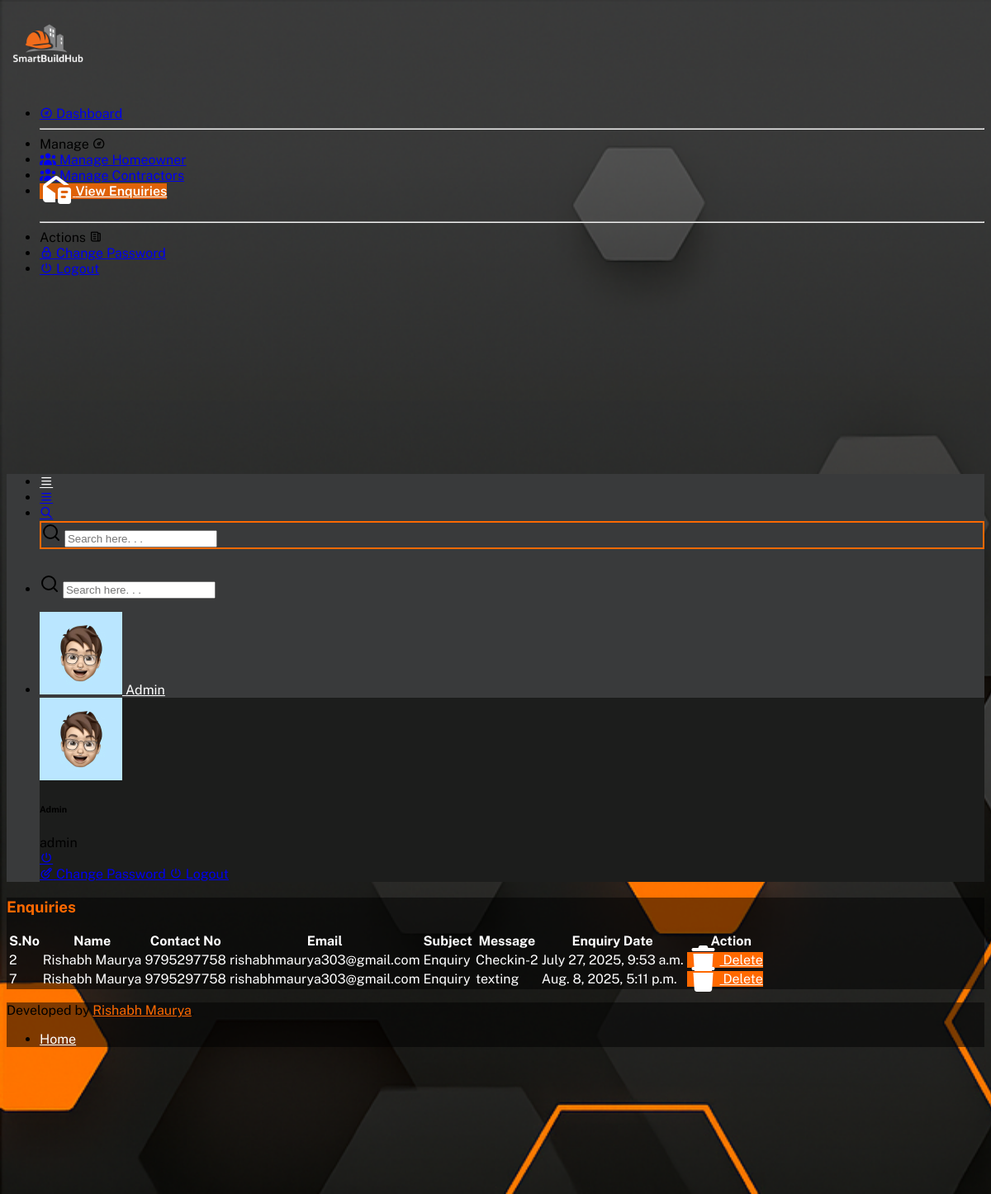
Screenshot of /adminapp/viewenq/ (signed in) with the database file from the repository.
### sbhapp/models.py (models this page shows)
class Enquiry(models.Model):
    id = models.AutoField(primary_key=True)
    name = models.CharField(max_length=100)
    contactno = models.CharField(max_length=15)
    email = models.EmailField(max_length=100)
    subject = models.CharField(max_length=200)
    message = models.TextField()
    enqdate = models.DateTimeField(auto_now_add=True)

### adminapp/views.py (the view)
# urls.py: path('viewenq/',views.viewenq,name='viewenq'),
@cache_control(no_cache=True, must_revalidate=True, no_store=True)
def viewenq(request):
    if not 'adminid' in request.session:
        messages.error(request,"You are not logged in")
        return redirect('adminlogin')
    adminid = request.session.get('adminid')
    enqs = Enquiry.objects.all()
    return render(request,'viewenq.html',{'enqs':enqs,'adminid':adminid})

### adminapp/templates/viewenq.html
{% extends 'adminbase.html' %}
{% block admin %}
<div class="row">
    <div class="col-sm-12">
        <h3 class="mt-4 mb-3" style="color: #ff6900;">Enquiries</h3>
        <div class="table-responsive">
            <table class="table">
                <tr class="hr">
                    <th class="ht">S.No</th>
                    <th class="ht">Name</th>
                    <th class="ht">Contact No</th>
                    <th class="ht">Email</th>
                    <th class="ht">Subject</th>
                    <th class="ht">Message</th>
                    <th class="ht">Enquiry Date</th>
                    <th class="ht">Action</th>
                </tr>
                {% for e in enqs %}
                <tr class="hr">
                    <td class="ht">{{e.id}}</td>
                    <td class="ht">{{e.name}}</td>
                    <td class="ht">{{e.contactno}}</td>
                    <td class="ht">{{e.email}}</td>
                    <td class="ht">{{e.subject}}</td>
                    <td class="ht">{{e.message}}</td>
                    <td class="ht">{{e.enqdate}}</td>
                    <td class="ht">
                        <a href="{% url 'delenq' id=e.id %}" class="btn btn1"><i
                                class="fa-solid fa-trash fa-2xl"></i>&nbsp;Delete</a>
                    </td>
                </tr>
                {% endfor %}
            </table>
        </div>
    </div>
</div>
{% endblock %}

### adminapp/templates/adminbase.html (shortened to what this page needs)
{% load static %}
<!DOCTYPE html>
<html lang="en">
<head>
  <link rel="stylesheet" href="{% static 'admin/assets/css/plugins/dataTables.bootstrap5.min.css' %}">
  <link rel="stylesheet" href="{% static 'admin/assets/fonts/tabler-icons.min.css' %}">
  <link rel="stylesheet" href="{% static 'admin/assets/fonts/feather.css' %}">
  <link rel="stylesheet" href="{% static 'admin/assets/fonts/fontawesome.css' %}">
  <link rel="stylesheet" href="{% static 'admin/assets/fonts/material.css' %}">
  <link rel="stylesheet" href="{% static 'admin/assets/css/style.css' %}" id="main-style-link">
  <link rel="stylesheet" href="{% static 'admin/assets/css/style-preset.css' %}">
  <link rel="stylesheet" href="https://cdnjs.cloudflare.com/ajax/libs/font-awesome/7.0.0/css/all.min.css"
 />
  <link rel="stylesheet" href="{% static 'css/style1.css' %}">
</head>
<body data-pc-preset="preset-1" data-pc-direction="ltr" data-pc-theme="ligth" class="text-light bg1">
  <nav class="pc-sidebar bg-dark bg1" style="border: none; box-shadow: none">
    <div class="navbar-wrapper">
      <div class="m-header">
        <a href="{% url 'index' %}" class="b-brand text-light">
          <img src="{% static 'images/smartbuild_Logo_dark.png' %}" style="height: 100px;" class="img-fluid mt-3"
            alt="">
        </a>
      </div>
      <div class="navbar-content">
        <ul class="pc-navbar">
          <li class="pc-item hv2">
            <a href="{% url 'admindash' %}" class="pc-link text-light">
              <span class="pc-micon"><i class="ti ti-dashboard"></i></span>
              <span class="pc-mtext">Dashboard</span>
            </a>
          </li>
          <hr>
          <li class="pc-item pc-caption text-light">
            <label>Manage</label>
            <i class="ti ti-dashboard"></i>
          </li>
          <li class="pc-item pc-hasmenu hv2">
            <a href="{% url 'managehomeowners' %}" class="pc-link text-light">
              <span class="pc-micon"><i class="fa-solid fa-users"></i></span>
              <span class="pc-mtext">Manage Homeowner</span>
            </a>
          </li>
          <li class="pc-item pc-hasmenu hv2">
            <a href="{% url 'managecontractors' %}" class="pc-link text-light">
              <span class="pc-micon"><i class="fa-solid fa-users"></i></span>
              <span class="pc-mtext">Manage Contractors</span>
            </a>
          </li>
          <li class="pc-item hv2">
            <a href="{% url 'viewenq' %}" class="pc-link text-light">
              <span class="pc-micon"><i class="fa-solid fa-envelope-open-text fa-2xl"></i></span>
              <span class="pc-mtext">View Enquiries</span>
            </a>
          </li>
          <br>
          <hr>
          <li class="pc-item pc-caption text-light">
            <label>Actions</label>
            <i class="ti ti-news"></i>
          </li>
          <li class="pc-item hv2">
            <a href="{% url 'changepassword' %}" class="pc-link text-light">
              <span class="pc-micon"><i class="ti ti-lock"></i></span>
              <span class="pc-mtext">Change Password</span>
            </a>
          </li>
          <li class="pc-item hv2">
            <a href="{% url 'adminlogout' %}" class="pc-link text-light">
              <span class="pc-micon"> <i class="ti ti-power"></i></span>
              <span class="pc-mtext">Logout</span>
            </a>
          </li>
        </ul>
      </div>
    </div>
  </nav>
  <header class="pc-header" style="border: none; box-shadow: none; background-color: #393a3b;">
    <div class="header-wrapper">
      <div class="me-auto pc-mob-drp">
        <ul class="list-unstyled">
          <li class="pc-h-item pc-sidebar-collapse">
            <a href="#" class="pc-head-link ms-0 hv1" id="sidebar-hide">
              <i class="ti ti-menu-2 ida"></i>
            </a>
          </li>
          <li class="pc-h-item pc-sidebar-popup">
            <a href="#" class="pc-head-link ms-0" id="mobile-collapse">
              <i class="ti ti-menu-2 text-white"></i>
            </a>
          </li>
          <li class="dropdown pc-h-item d-inline-flex d-md-none">
            <a class="pc-head-link dropdown-toggle arrow-none m-0" data-bs-toggle="dropdown" href="#" role="button"
              aria-haspopup="false" aria-expanded="false">
              <i class="ti ti-search text-light"></i>
            </a>
            <div class="dropdown-menu pc-h-dropdown drp-search">
              <form class="px-3">
                <div class="form-group mb-0 d-flex align-items-center place">
                  <i data-feather="search"></i>
                  <input type="search" class="form-control shadow-none" placeholder="Search here. . .">
                </div>
              </form>
            </div>
          </li>
          <li class="pc-h-item d-none d-md-inline-flex">
            <form class="header-search">
              <i data-feather="search" class="icon-search"></i>
              <input type="search" class="form-control" placeholder="Search here. . .">
            </form>
          </li>
        </ul>
      </div>
      <div class="ms-auto">
        <ul class="list-unstyled">
          <li class="dropdown pc-h-item header-user-profile">
            <a class="pc-head-link dropdown-toggle arrow-none me-0 hv4" data-bs-toggle="dropdown" href="#" role="button"
              aria-haspopup="false" data-bs-auto-close="outside" aria-expanded="false">
              <img src="{% static 'admin/assets/images/user/avatar-2.jpg' %}" alt="user-image" class="user-avtar">
              <span class="text-light">Admin</span>
            </a>
            <div class="dropdown-menu dropdown-user-profile dropdown-menu-end pc-h-dropdown"
              style="background-color: #1c1d1c;">
              <div class="dropdown-header">
                <div class="d-flex mb-1">
                  <div class="flex-shrink-0">
                    <img src="{% static 'admin/assets/images/user/avatar-2.jpg' %}" alt="user-image"
                      class="user-avtar wid-35">
                  </div>
                  <div class="flex-grow-1 ms-3">
                    <h6 class="mb-1  text-light">Admin</h6>
                    <span>{{adminid}}</span>
                  </div>
                  <a href="{% url 'adminlogout' %}" class="pc-head-link bg-transparent"><i
                      class="ti ti-power text-danger"></i></a>
                </div>
              </div>
              <div class="tab-content" id="mysrpTabContent">
                <div class="tab-pane fade show active" id="drp-tab-1" role="tabpanel" aria-labelledby="drp-t1"
                  tabindex="0">
                  <a href="{% url 'changepassword' %}" class="dropdown-item hv3">
                    <i class="ti ti-edit-circle text-light"></i>
                    <span class=" text-light">Change Password</span>
                  </a>
                  <a href="{% url 'adminlogout' %}" class="dropdown-item hv3">
                    <i class="ti ti-power  text-light"></i>
                    <span class=" text-light">Logout</span>
                  </a>
                </div>
              </div>
            </div>
          </li>
        </ul>
      </div>
    </div>
  </header>
  <div class="pc-container b1">
    <div class="pc-content">
      {% block admin %}
      {% endblock %}
    </div>
  </div>
  <footer class="pc-footer b1">
    <div class="footer-wrapper container-fluid">
      <div class="row">
        <div class="col-10 my-1">
          <p class="m-0">Developed by <a href="{% url 'aboutdev' %}" target="_blank" style="color: #ff6900;">Rishabh
              Maurya</a>.</p>
        </div>
        <div class="col-2 text-end my-1">
          <ul class="list-inline footer-link mb-0">
            <li class="list-inline-item"><a href="{% url 'index' %}" class="hv1">Home</a></li>
          </ul>
        </div>
      </div>
    </div>
  </footer>
</body>
</html>

### sbhapp/static/css/style.css (style rules this page uses)
body { overflow-x: hidden; }
.btn1 { height: 50px; margin-right: 15px; color: white; background-color: #ff6900; transition: ease-in-out .3s; }

### adminapp/static/css/style1.css (style rules this page uses)
body { font-family: 'Poppins', sans-serif; }
.bg1 { background-image: url('../images/bg.png'); background-size: cover; background-repeat: no-repeat; background-attachment: fixed; }
.b1 { background-image: linear-gradient(rgba(0, 0, 0, 0.5), rgba(0, 0, 0, 0.5)); background-size: cover; background-position: center; }
.btn1 { background-color: #ff6900; color: white; }
.ida { color: white !important; }
.hv1 { color: white !important; transition: .5s; }
.hv3 { background-color: #1c1d1c; transition: 1s; }
.hv4 { background-color: #393a3b !important; color: white; transition: .5s; }
.pc-item.active > .pc-link { background-color: #ff6b01d7 !important; color: #ffffff !important; font-weight: 600; }
.pc-item.active i { color: #ffffff !important; }
.place { margin-bottom: 30px; border:2px solid #ff6900 ; }
.hr { transition: .5s; }
.ht { transition: .5s; color: white !important; }

### rows the page displays
Enquiry: id "2", name "Rishabh Maurya", contactno "9795297758", email "rishabhmaurya303@gmail.com", subject "Enquiry", message "Checkin-2", enqdate "July 27, 2025, 9:53 a.m."
Enquiry: id "7", name "Rishabh Maurya", contactno "9795297758", email "rishabhmaurya303@gmail.com", subject "Enquiry", message "texting", enqdate "Aug. 8, 2025, 5:11 p.m."

### other values shown
{{ adminid }} "admin"
